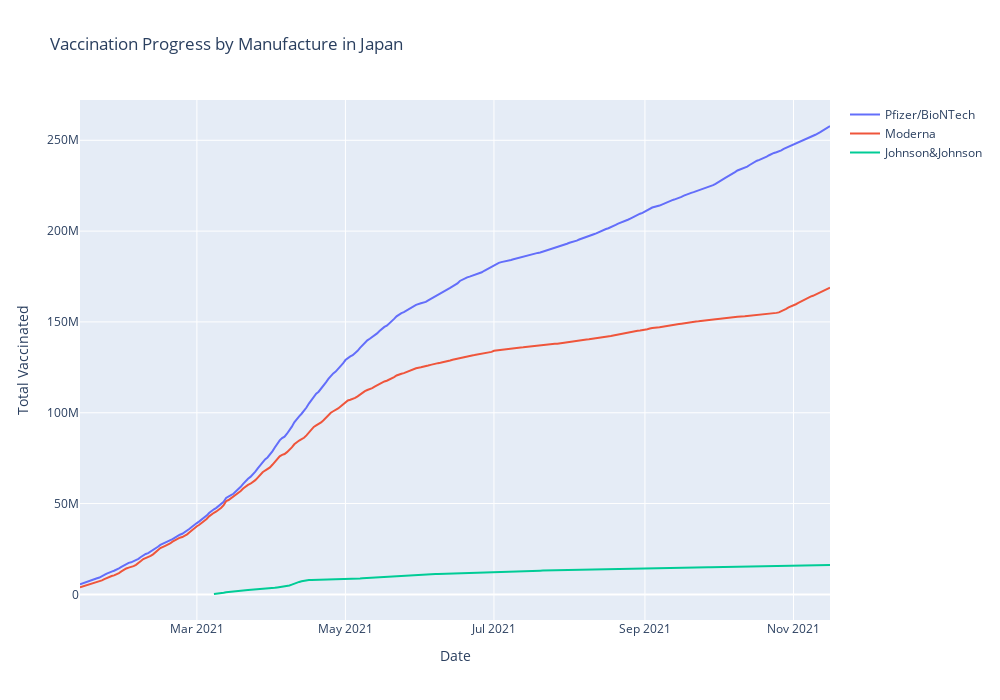

The code cell stored with this chart in its notebook:
### Code cell
fig = make_subplots(specs=[[{"secondary_y":False}]])
fig.add_trace(go.Scatter(x=manuUSp['date'], y=manuUSp['total_vaccinations'],name ='Pfizer/BioNTech' ),secondary_y=False,)
fig.add_trace(go.Scatter(x=manuUSm['date'], y=manuUSm['total_vaccinations'],name='Moderna'),secondary_y=False,)
fig.add_trace(go.Scatter(x=manuUSj['date'], y=manuUSj['total_vaccinations'],name='Johnson&Johnson'),secondary_y=False,)

fig.update_layout(autosize=False,width=1000,height=700,title_text="Vaccination Progress by Manufacture in Japan")
fig.update_xaxes(title_text="Date")
fig.update_yaxes(title_text="Total Vaccinated",secondary_y=False)
fig.show()

### Figure 1 — Plotly figure (JSON) as saved in the notebook; plotly's stock layout.template omitted (floating-point values rounded to 4 significant figures; data arrays with more than 128 entries replaced by an {"elided": "..."} marker saying what was removed)
{"data": [{"name": "Pfizer/BioNTech", "type": "scatter", "x": {"elided": "297 str values"}, "xaxis": "x", "y": {"elided": "297 int values"}, "yaxis": "y"}, {"name": "Moderna", "type": "scatter", "x": {"elided": "297 str values"}, "xaxis": "x", "y": {"elided": "297 int values"}, "yaxis": "y"}, {"name": "Johnson&Johnson", "type": "scatter", "x": {"elided": "247 str values"}, "xaxis": "x", "y": {"elided": "247 int values"}, "yaxis": "y"}], "layout": {"autosize": false, "height": 700, "title": {"text": "Vaccination Progress by Manufacture in Japan"}, "width": 1000, "xaxis": {"anchor": "y", "domain": [0, 1], "title": {"text": "Date"}}, "yaxis": {"anchor": "x", "domain": [0, 1], "title": {"text": "Total Vaccinated"}}}}
